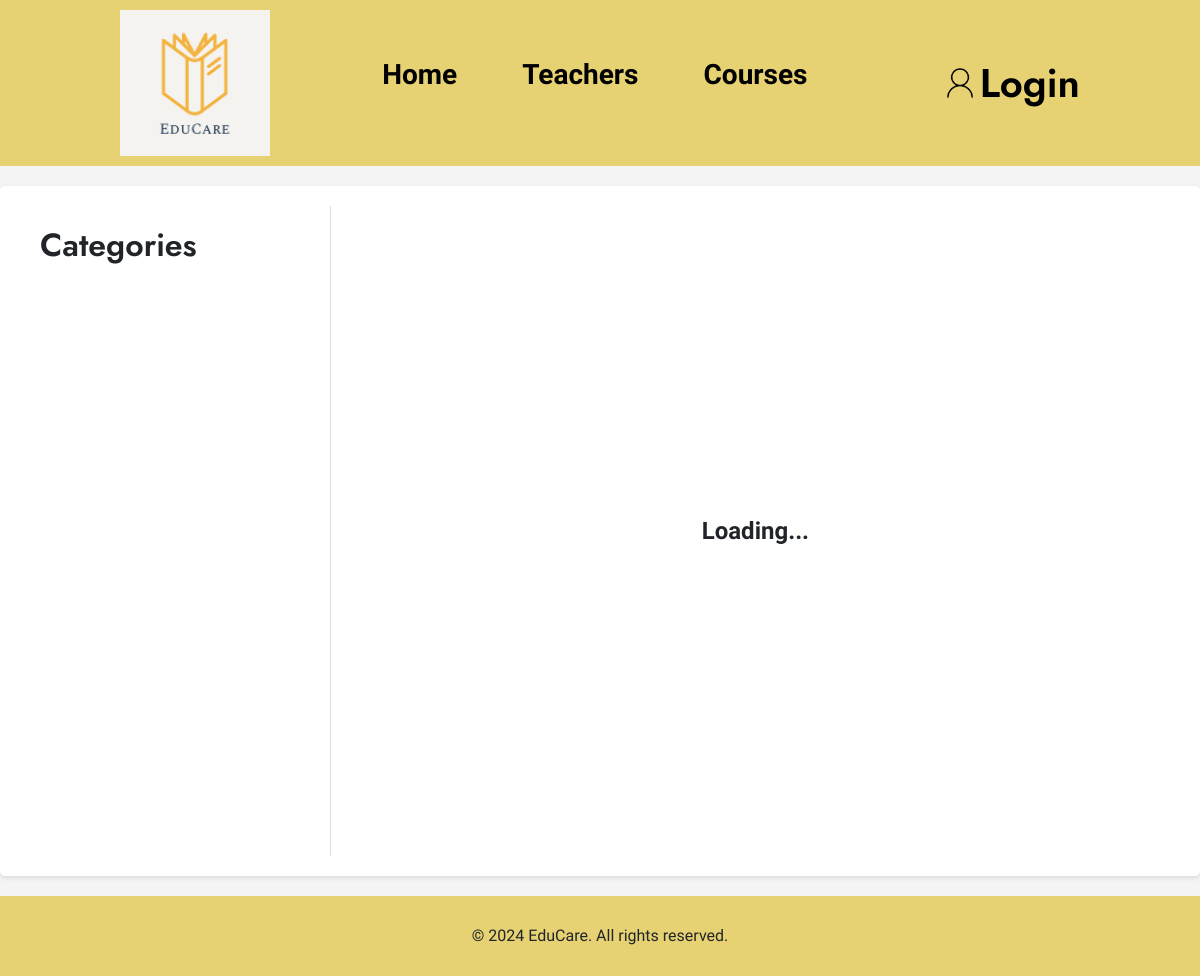
Page /user/testcourses.php on the earlier database version.
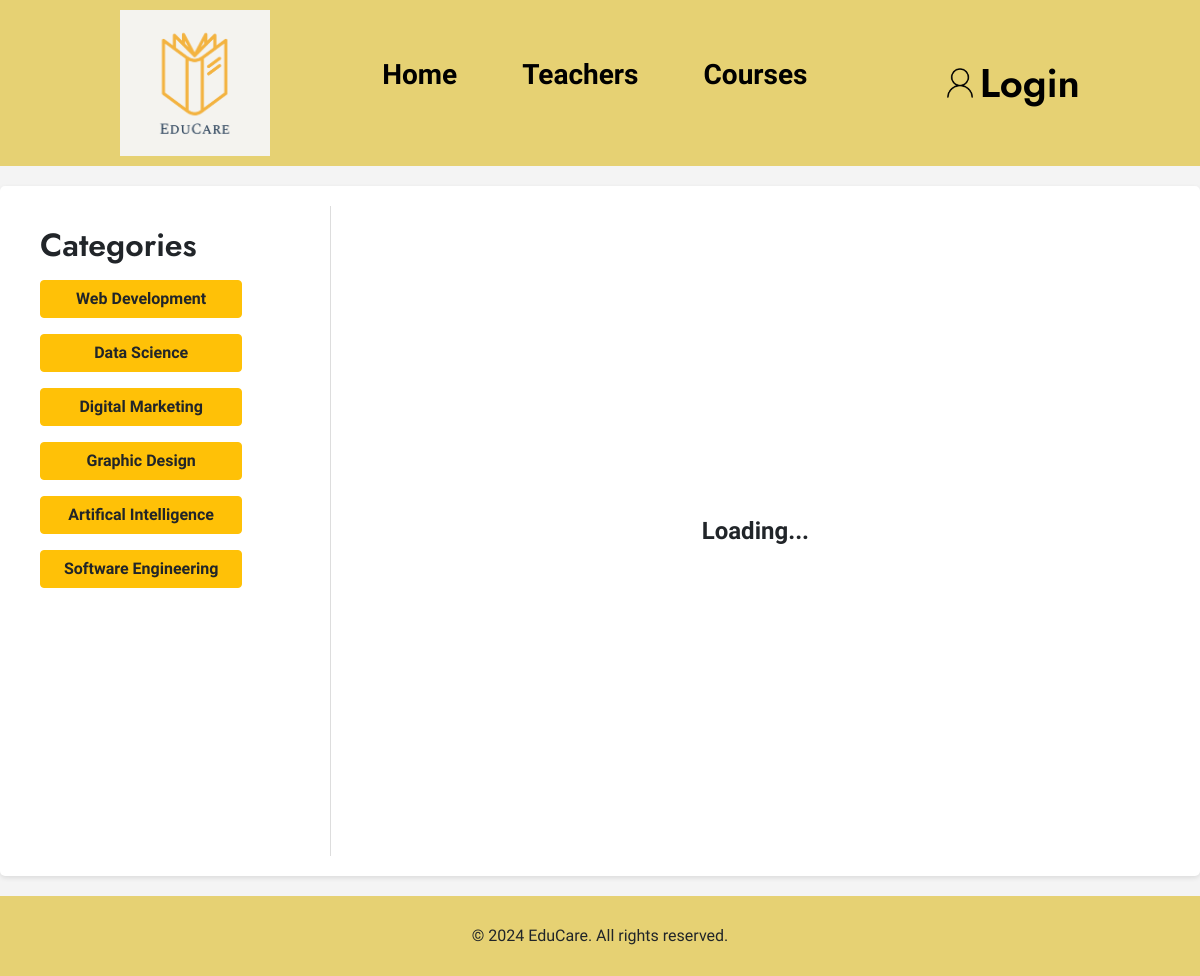
Same page on the later database version.
### tables this page shows
CREATE TABLE `categories` (
  `id` int(11) NOT NULL,
  `category_name` varchar(255) NOT NULL
);

### core/database.php (called while the page is built, shortened)
<?php
$userFullName = '';

### user/testcourses.php (the view, shortened to what this page needs)
<?php
require_once '../core/database.php';
?>
<!DOCTYPE html>
<html lang="en">
<head>
    <?php include_once './includes/style_links.php'; ?>
    <link rel="stylesheet" href="style.css">
    <link rel="stylesheet" href="css/custom.min.css">
</head>
<body>
    <?php include './includes/header.php'; ?>
    <div class="container">
        <div class="sidebar">
            <h2>Categories</h2>
            <ul class="list-unstyled">
                <?php
                $list_cat_Q = $con->query("SELECT * FROM `categories`");
                while ($list_cat = mysqli_fetch_object($list_cat_Q)):
                ?>
                    <li><a data-id="<?= $list_cat->id ?>" class="btn btn-warning font-weight-bold w-75 my-2" href="#<?= $list_cat->category_name ?>"><?= $list_cat->category_name ?></a></li>
                <?php endwhile; ?>
            </ul>
        </div>
        <div id="fetch_courses" class="content">
            <span>Loading...</span>
        </div>
    </div>
    <?php include './includes/footer.php'; ?>
</body>
</html>

### user/includes/style_links.php (shortened to what this page needs)
<link
    rel="stylesheet"
    href="https://cdn.jsdelivr.net/npm/bootstrap@4.6.2/dist/css/bootstrap.min.css"
 />
<link rel="stylesheet" href="https://cdnjs.cloudflare.com/ajax/libs/font-awesome/6.6.0/css/all.min.css" />

### user/includes/header.php (shortened to what this page needs)
<header>
    <nav>
        <img src="<?= SITE_URL ?>user/images/logoo.png" class="logo">
        <ul class="d-flex">
            <li><a href="<?= SITE_URL ?>user/index.php">Home</a></li>
            <li><a href="<?= SITE_URL ?>user/Teachcontent.php">Teachers</a></li>
            <li><a href="<?= SITE_URL ?>user/testcourses.php">Courses</a></li>
        </ul>
        <div class="contenthome">
            <div class="user-wrapper">
                <?php if ($userFullName != ''): ?>
                    <a id="toggle-user-menu" href="#!" class="d-flex align-items-center">
                        <img src="<?= SITE_URL ?>user/images/user.png" class="userpic">
                        <h1 class="mb-0"> EduCare</h1>
                    </a>
                <?php else: ?>
                    <a href="<?= SITE_URL ?>user/login.php" class="d-flex align-items-center">
                        <img src="<?= SITE_URL ?>user/images/user.png" class="userpic">
                        <h1 class="mb-0"> Login</h1>
                    </a>
                <?php endif; ?>
            </div>
        </div>
    </nav>
</header>

### user/includes/footer.php
<footer>
    <p class="mb-0">&copy; <?=date('Y')?> EduCare. All rights reserved.</p>
</footer>

### user/style.css (style rules this page uses)
* { margin: 0; padding: 0; font-family: "Poppins", sans-serif; box-sizing: border-box; }
body { background-color: rgb(249, 243, 234); }
header nav { background: rgb(230, 209, 115); width: 100%; min-height: 100%; padding: 10px 10%; display: flex; align-items: center; justify-content: space-between; position: relative; }
.logo { width: 150px; }
.userpic { width: 40px; border-radius: 50%; cursor: pointer; margin-left: 20px; }
header nav ul { list-style: none; gap: 25px; }
header nav ul li { display: inline-block; list-style: none; margin: 10px 20px; }
header nav ul li a { color: black; text-decoration: none; font-size: 28px; font-weight: 600; }
header nav .user-wrapper a { color: #000; text-decoration: none; }
.btn { cursor: pointer; }

### user/testcourses.php (style rules this page uses)
body { font-family: Arial, sans-serif; margin: 0; padding: 0; background-color: #f4f4f4; }
.container { display: flex; max-width: 1200px; margin: 20px auto; padding: 20px; background: white; border-radius: 5px; box-shadow: 0 2px 5px rgba(0, 0, 0, 0.1); }
.sidebar { flex: 1; padding: 20px; border-right: 1px solid #ddd; }
.content { flex: 3; padding: 20px; }

Differences in the rows shown:
added categories: category_name "Web Development"
added categories: category_name "Data Science"
added categories: category_name "Digital Marketing"
added categories: category_name "Graphic Design"
added categories: category_name "Artifical Intelligence"
added categories: category_name "Software Engineering"
